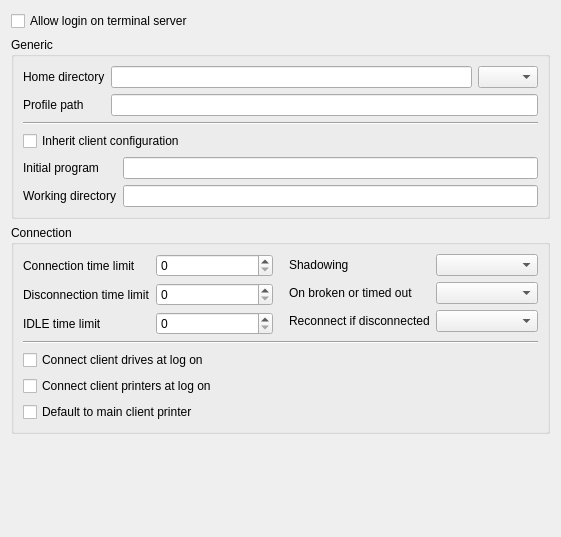
<?xml version="1.0" encoding="UTF-8"?>
<ui version="4.0">
 <class>sambaSamAccount</class>
 <widget class="QWidget" name="sambaSamAccount">
  <property name="geometry">
   <rect>
    <x>0</x>
    <y>0</y>
    <width>561</width>
    <height>537</height>
   </rect>
  </property>
  <property name="sizePolicy">
   <sizepolicy hsizetype="Preferred" vsizetype="MinimumExpanding">
    <horstretch>0</horstretch>
    <verstretch>0</verstretch>
   </sizepolicy>
  </property>
  <property name="windowTitle">
   <string>Samba-Terminalserver</string>
  </property>
  <property name="windowIcon">
   <iconset>
    <normaloff>:/images/user-samba.png</normaloff>:/images/user-samba.png</iconset>
  </property>
  <layout class="QVBoxLayout" name="verticalLayout_2">
   <item>
    <widget class="QCheckBox" name="Ctx_flag_tsLoginEdit">
     <property name="text">
      <string>Allow login on terminal server</string>
     </property>
    </widget>
   </item>
   <item>
    <widget class="QGroupBox" name="groupBox_2">
     <property name="sizePolicy">
      <sizepolicy hsizetype="Preferred" vsizetype="MinimumExpanding">
       <horstretch>0</horstretch>
       <verstretch>0</verstretch>
      </sizepolicy>
     </property>
     <property name="title">
      <string>Generic</string>
     </property>
     <layout class="QGridLayout" name="gridLayout_2">
      <item row="0" column="0">
       <layout class="QFormLayout" name="formLayout_5">
        <item row="1" column="0">
         <widget class="QLabel" name="CtxWFHomeDirLabel">
          <property name="text">
           <string>Home directory</string>
          </property>
          <property name="buddy">
           <cstring>CtxWFHomeDirEdit</cstring>
          </property>
         </widget>
        </item>
        <item row="1" column="1">
         <layout class="QHBoxLayout" name="horizontalLayout">
          <item>
           <widget class="QLineEdit" name="CtxWFHomeDirEdit"/>
          </item>
          <item>
           <widget class="QComboBox" name="CtxWFHomeDirDriveEdit">
            <property name="maximumSize">
             <size>
              <width>60</width>
              <height>16777215</height>
             </size>
            </property>
           </widget>
          </item>
         </layout>
        </item>
        <item row="2" column="0">
         <widget class="QLabel" name="CtxWFProfilePathLabel">
          <property name="text">
           <string>Profile path</string>
          </property>
          <property name="buddy">
           <cstring>CtxWFProfilePathEdit</cstring>
          </property>
         </widget>
        </item>
        <item row="2" column="1">
         <widget class="QLineEdit" name="CtxWFProfilePathEdit"/>
        </item>
       </layout>
      </item>
      <item row="1" column="0">
       <widget class="Line" name="line_2">
        <property name="orientation">
         <enum>Qt::Horizontal</enum>
        </property>
       </widget>
      </item>
      <item row="2" column="0">
       <layout class="QFormLayout" name="formLayout_4">
        <item row="0" column="0" colspan="2">
         <widget class="QCheckBox" name="Ctx_flag_inheritModeEdit">
          <property name="text">
           <string>Inherit client configuration</string>
          </property>
         </widget>
        </item>
        <item row="1" column="0">
         <widget class="QLabel" name="CtxInitialProgramLabel">
          <property name="text">
           <string>Initial program</string>
          </property>
          <property name="buddy">
           <cstring>CtxInitialProgramEdit</cstring>
          </property>
         </widget>
        </item>
        <item row="1" column="1">
         <widget class="QLineEdit" name="CtxInitialProgramEdit"/>
        </item>
        <item row="2" column="0">
         <widget class="QLabel" name="CtxWorkDirectoryLabel">
          <property name="text">
           <string>Working directory</string>
          </property>
          <property name="buddy">
           <cstring>CtxWorkDirectoryEdit</cstring>
          </property>
         </widget>
        </item>
        <item row="2" column="1">
         <widget class="QLineEdit" name="CtxWorkDirectoryEdit"/>
        </item>
       </layout>
      </item>
     </layout>
    </widget>
   </item>
   <item>
    <widget class="QGroupBox" name="groupBox">
     <property name="sizePolicy">
      <sizepolicy hsizetype="Preferred" vsizetype="MinimumExpanding">
       <horstretch>0</horstretch>
       <verstretch>0</verstretch>
      </sizepolicy>
     </property>
     <property name="title">
      <string>Connection</string>
     </property>
     <layout class="QGridLayout" name="gridLayout">
      <item row="0" column="0">
       <layout class="QHBoxLayout" name="horizontalLayout_2">
        <item>
         <layout class="QFormLayout" name="formLayout_2">
          <item row="0" column="0">
           <widget class="QLabel" name="CtxMaxConnectionTimeLabel">
            <property name="text">
             <string>Connection time limit</string>
            </property>
            <property name="buddy">
             <cstring>CtxMaxConnectionTimeEdit</cstring>
            </property>
           </widget>
          </item>
          <item row="0" column="1">
           <widget class="QSpinBox" name="CtxMaxConnectionTimeEdit"/>
          </item>
          <item row="1" column="0">
           <widget class="QLabel" name="CtxMaxDisconnectionTimeLabel">
            <property name="text">
             <string>Disconnection time limit</string>
            </property>
            <property name="buddy">
             <cstring>CtxMaxDisconnectionTimeEdit</cstring>
            </property>
           </widget>
          </item>
          <item row="1" column="1">
           <widget class="QSpinBox" name="CtxMaxDisconnectionTimeEdit"/>
          </item>
          <item row="2" column="0">
           <widget class="QLabel" name="CtxMaxIdleTimeLabel">
            <property name="text">
             <string>IDLE time limit</string>
            </property>
            <property name="buddy">
             <cstring>CtxMaxIdleTimeEdit</cstring>
            </property>
           </widget>
          </item>
          <item row="2" column="1">
           <widget class="QSpinBox" name="CtxMaxIdleTimeEdit"/>
          </item>
         </layout>
        </item>
        <item>
         <spacer name="horizontalSpacer">
          <property name="orientation">
           <enum>Qt::Horizontal</enum>
          </property>
          <property name="sizeType">
           <enum>QSizePolicy::Fixed</enum>
          </property>
          <property name="sizeHint" stdset="0">
           <size>
            <width>10</width>
            <height>20</height>
           </size>
          </property>
         </spacer>
        </item>
        <item>
         <layout class="QFormLayout" name="formLayout">
          <item row="0" column="0">
           <widget class="QLabel" name="CtxShadowLabel">
            <property name="text">
             <string>Shadowing</string>
            </property>
            <property name="buddy">
             <cstring>CtxShadowEdit</cstring>
            </property>
           </widget>
          </item>
          <item row="0" column="1">
           <widget class="QComboBox" name="CtxShadowEdit"/>
          </item>
          <item row="1" column="0">
           <widget class="QLabel" name="Ctx_flag_brokenConnLabel">
            <property name="text">
             <string>On broken or timed out</string>
            </property>
            <property name="buddy">
             <cstring>Ctx_flag_brokenConnEdit</cstring>
            </property>
           </widget>
          </item>
          <item row="1" column="1">
           <widget class="QComboBox" name="Ctx_flag_brokenConnEdit"/>
          </item>
          <item row="2" column="0">
           <widget class="QLabel" name="Ctx_flag_reConnLabel">
            <property name="text">
             <string>Reconnect if disconnected</string>
            </property>
            <property name="buddy">
             <cstring>Ctx_flag_reConnEdit</cstring>
            </property>
           </widget>
          </item>
          <item row="2" column="1">
           <widget class="QComboBox" name="Ctx_flag_reConnEdit"/>
          </item>
         </layout>
        </item>
       </layout>
      </item>
      <item row="1" column="0">
       <widget class="Line" name="line">
        <property name="orientation">
         <enum>Qt::Horizontal</enum>
        </property>
       </widget>
      </item>
      <item row="2" column="0">
       <layout class="QVBoxLayout" name="verticalLayout">
        <item>
         <widget class="QCheckBox" name="Ctx_flag_connectClientDrivesEdit">
          <property name="text">
           <string>Connect client drives at log on</string>
          </property>
         </widget>
        </item>
        <item>
         <widget class="QCheckBox" name="Ctx_flag_connectClientPrintersEdit">
          <property name="text">
           <string>Connect client printers at log on</string>
          </property>
         </widget>
        </item>
        <item>
         <widget class="QCheckBox" name="Ctx_flag_defaultPrinterEdit">
          <property name="text">
           <string>Default to main client printer</string>
          </property>
         </widget>
        </item>
       </layout>
      </item>
     </layout>
    </widget>
   </item>
   <item>
    <spacer name="verticalSpacer">
     <property name="orientation">
      <enum>Qt::Vertical</enum>
     </property>
     <property name="sizeHint" stdset="0">
      <size>
       <width>20</width>
       <height>40</height>
      </size>
     </property>
    </spacer>
   </item>
  </layout>
 </widget>
 <tabstops>
  <tabstop>Ctx_flag_tsLoginEdit</tabstop>
  <tabstop>CtxWFHomeDirEdit</tabstop>
  <tabstop>CtxWFHomeDirDriveEdit</tabstop>
  <tabstop>CtxWFProfilePathEdit</tabstop>
  <tabstop>Ctx_flag_inheritModeEdit</tabstop>
  <tabstop>CtxInitialProgramEdit</tabstop>
  <tabstop>CtxWorkDirectoryEdit</tabstop>
  <tabstop>CtxMaxConnectionTimeEdit</tabstop>
  <tabstop>CtxMaxDisconnectionTimeEdit</tabstop>
  <tabstop>CtxMaxIdleTimeEdit</tabstop>
  <tabstop>CtxShadowEdit</tabstop>
  <tabstop>Ctx_flag_brokenConnEdit</tabstop>
  <tabstop>Ctx_flag_reConnEdit</tabstop>
  <tabstop>Ctx_flag_connectClientDrivesEdit</tabstop>
  <tabstop>Ctx_flag_connectClientPrintersEdit</tabstop>
  <tabstop>Ctx_flag_defaultPrinterEdit</tabstop>
 </tabstops>
 <resources>
  <include location="resources/user-samba.qrc"/>
 </resources>
 <connections>
  <connection>
   <sender>CtxInitialProgramEdit</sender>
   <signal>textChanged(QString)</signal>
   <receiver>sambaSamAccount</receiver>
   <slot>property_CtxInitialProgram()</slot>
   <hints>
    <hint type="sourcelabel">
     <x>127</x>
     <y>169</y>
    </hint>
    <hint type="destinationlabel">
     <x>20</x>
     <y>20</y>
    </hint>
   </hints>
  </connection>
  <connection>
   <sender>CtxMaxConnectionTimeEdit</sender>
   <signal>textChanged(QString)</signal>
   <receiver>sambaSamAccount</receiver>
   <slot>property_CtxMaxConnectionTime()</slot>
   <hints>
    <hint type="sourcelabel">
     <x>140</x>
     <y>279</y>
    </hint>
    <hint type="destinationlabel">
     <x>20</x>
     <y>20</y>
    </hint>
   </hints>
  </connection>
  <connection>
   <sender>CtxMaxDisconnectionTimeEdit</sender>
   <signal>textChanged(QString)</signal>
   <receiver>sambaSamAccount</receiver>
   <slot>property_CtxMaxDisconnectionTime()</slot>
   <hints>
    <hint type="sourcelabel">
     <x>140</x>
     <y>306</y>
    </hint>
    <hint type="destinationlabel">
     <x>20</x>
     <y>20</y>
    </hint>
   </hints>
  </connection>
  <connection>
   <sender>CtxMaxIdleTimeEdit</sender>
   <signal>textChanged(QString)</signal>
   <receiver>sambaSamAccount</receiver>
   <slot>property_CtxMaxIdleTime()</slot>
   <hints>
    <hint type="sourcelabel">
     <x>140</x>
     <y>333</y>
    </hint>
    <hint type="destinationlabel">
     <x>20</x>
     <y>20</y>
    </hint>
   </hints>
  </connection>
  <connection>
   <sender>CtxShadowEdit</sender>
   <signal>textChanged(QString)</signal>
   <receiver>sambaSamAccount</receiver>
   <slot>property_Ctx_shadow()</slot>
   <hints>
    <hint type="sourcelabel">
     <x>422</x>
     <y>279</y>
    </hint>
    <hint type="destinationlabel">
     <x>20</x>
     <y>20</y>
    </hint>
   </hints>
  </connection>
  <connection>
   <sender>CtxWFHomeDirEdit</sender>
   <signal>textChanged(QString)</signal>
   <receiver>sambaSamAccount</receiver>
   <slot>property_CtxWFHomeDir()</slot>
   <hints>
    <hint type="sourcelabel">
     <x>118</x>
     <y>63</y>
    </hint>
    <hint type="destinationlabel">
     <x>20</x>
     <y>20</y>
    </hint>
   </hints>
  </connection>
  <connection>
   <sender>CtxWFHomeDirDriveEdit</sender>
   <signal>textChanged(QString)</signal>
   <receiver>sambaSamAccount</receiver>
   <slot>property_CtxWFHomeDirDrive()</slot>
   <hints>
    <hint type="sourcelabel">
     <x>447</x>
     <y>63</y>
    </hint>
    <hint type="destinationlabel">
     <x>20</x>
     <y>20</y>
    </hint>
   </hints>
  </connection>
  <connection>
   <sender>CtxWFProfilePathEdit</sender>
   <signal>textChanged(QString)</signal>
   <receiver>sambaSamAccount</receiver>
   <slot>property_CtxWFProfilePath()</slot>
   <hints>
    <hint type="sourcelabel">
     <x>117</x>
     <y>92</y>
    </hint>
    <hint type="destinationlabel">
     <x>20</x>
     <y>20</y>
    </hint>
   </hints>
  </connection>
  <connection>
   <sender>CtxWorkDirectoryEdit</sender>
   <signal>textChanged(QString)</signal>
   <receiver>sambaSamAccount</receiver>
   <slot>property_CtxWorkDirectory()</slot>
   <hints>
    <hint type="sourcelabel">
     <x>127</x>
     <y>196</y>
    </hint>
    <hint type="destinationlabel">
     <x>20</x>
     <y>20</y>
    </hint>
   </hints>
  </connection>
  <connection>
   <sender>Ctx_flag_brokenConnEdit</sender>
   <signal>textChanged(QString)</signal>
   <receiver>sambaSamAccount</receiver>
   <slot>property_Ctx_flag_brokenConn()</slot>
   <hints>
    <hint type="sourcelabel">
     <x>422</x>
     <y>307</y>
    </hint>
    <hint type="destinationlabel">
     <x>20</x>
     <y>20</y>
    </hint>
   </hints>
  </connection>
  <connection>
   <sender>Ctx_flag_connectClientDrivesEdit</sender>
   <signal>textChanged(QString)</signal>
   <receiver>sambaSamAccount</receiver>
   <slot>property_Ctx_flag_connectClientDrives()</slot>
   <hints>
    <hint type="sourcelabel">
     <x>12</x>
     <y>385</y>
    </hint>
    <hint type="destinationlabel">
     <x>20</x>
     <y>20</y>
    </hint>
   </hints>
  </connection>
  <connection>
   <sender>Ctx_flag_connectClientPrintersEdit</sender>
   <signal>textChanged(QString)</signal>
   <receiver>sambaSamAccount</receiver>
   <slot>property_Ctx_flag_connectClientPrinters()</slot>
   <hints>
    <hint type="sourcelabel">
     <x>12</x>
     <y>410</y>
    </hint>
    <hint type="destinationlabel">
     <x>20</x>
     <y>20</y>
    </hint>
   </hints>
  </connection>
  <connection>
   <sender>Ctx_flag_defaultPrinterEdit</sender>
   <signal>textChanged(QString)</signal>
   <receiver>sambaSamAccount</receiver>
   <slot>property_Ctx_flag_defaultPrinter()</slot>
   <hints>
    <hint type="sourcelabel">
     <x>12</x>
     <y>435</y>
    </hint>
    <hint type="destinationlabel">
     <x>20</x>
     <y>20</y>
    </hint>
   </hints>
  </connection>
  <connection>
   <sender>Ctx_flag_inheritModeEdit</sender>
   <signal>textChanged(QString)</signal>
   <receiver>sambaSamAccount</receiver>
   <slot>property_Ctx_flag_inheritMode()</slot>
   <hints>
    <hint type="sourcelabel">
     <x>13</x>
     <y>153</y>
    </hint>
    <hint type="destinationlabel">
     <x>20</x>
     <y>20</y>
    </hint>
   </hints>
  </connection>
  <connection>
   <sender>Ctx_flag_reConnEdit</sender>
   <signal>textChanged(QString)</signal>
   <receiver>sambaSamAccount</receiver>
   <slot>property_Ctx_flag_reConn()</slot>
   <hints>
    <hint type="sourcelabel">
     <x>422</x>
     <y>335</y>
    </hint>
    <hint type="destinationlabel">
     <x>20</x>
     <y>20</y>
    </hint>
   </hints>
  </connection>
  <connection>
   <sender>Ctx_flag_tsLoginEdit</sender>
   <signal>textChanged(QString)</signal>
   <receiver>sambaSamAccount</receiver>
   <slot>property_Ctx_flag_tsLogin()</slot>
   <hints>
    <hint type="sourcelabel">
     <x>23</x>
     <y>46</y>
    </hint>
    <hint type="destinationlabel">
     <x>20</x>
     <y>20</y>
    </hint>
   </hints>
  </connection>
 </connections>
</ui>
